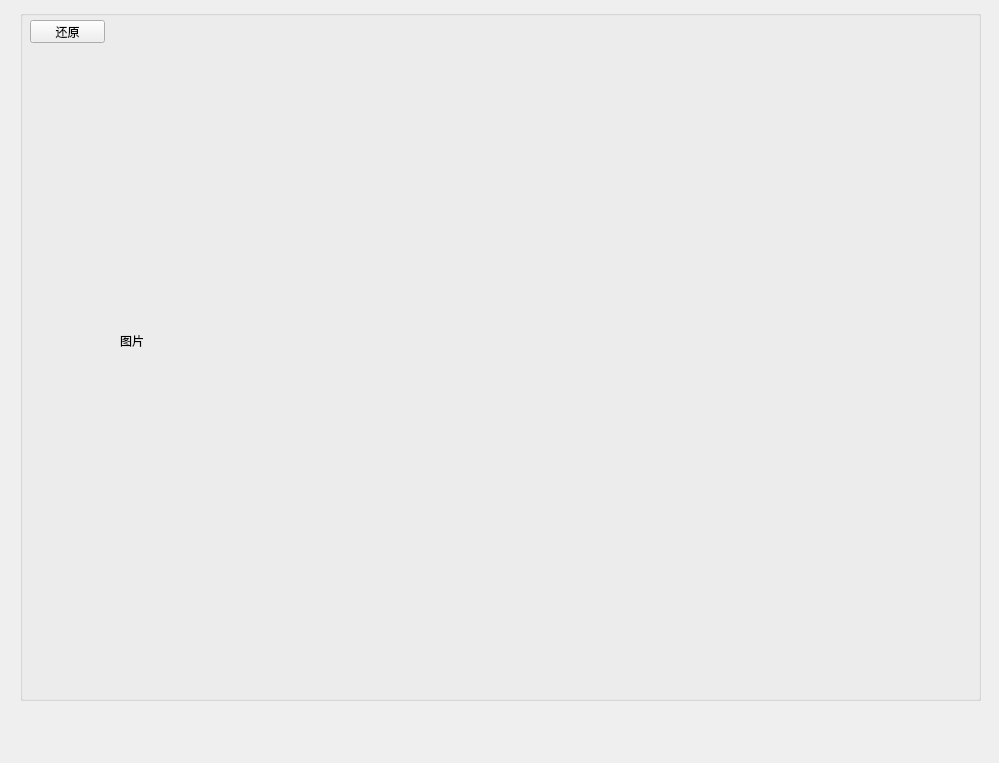
<?xml version="1.0" encoding="UTF-8"?>
<ui version="4.0">
 <class>Form</class>
 <widget class="QWidget" name="Form">
  <property name="geometry">
   <rect>
    <x>0</x>
    <y>0</y>
    <width>999</width>
    <height>763</height>
   </rect>
  </property>
  <property name="windowTitle">
   <string>Form</string>
  </property>
  <widget class="QGroupBox" name="groupBox">
   <property name="geometry">
    <rect>
     <x>20</x>
     <y>10</y>
     <width>961</width>
     <height>691</height>
    </rect>
   </property>
   <property name="title">
    <string/>
   </property>
   <widget class="QPushButton" name="pushButton">
    <property name="geometry">
     <rect>
      <x>10</x>
      <y>10</y>
      <width>75</width>
      <height>23</height>
     </rect>
    </property>
    <property name="text">
     <string>还原</string>
    </property>
   </widget>
   <widget class="QLabel" name="label">
    <property name="geometry">
     <rect>
      <x>100</x>
      <y>20</y>
      <width>831</width>
      <height>621</height>
     </rect>
    </property>
    <property name="text">
     <string>图片</string>
    </property>
   </widget>
  </widget>
 </widget>
 <resources/>
 <connections/>
</ui>
